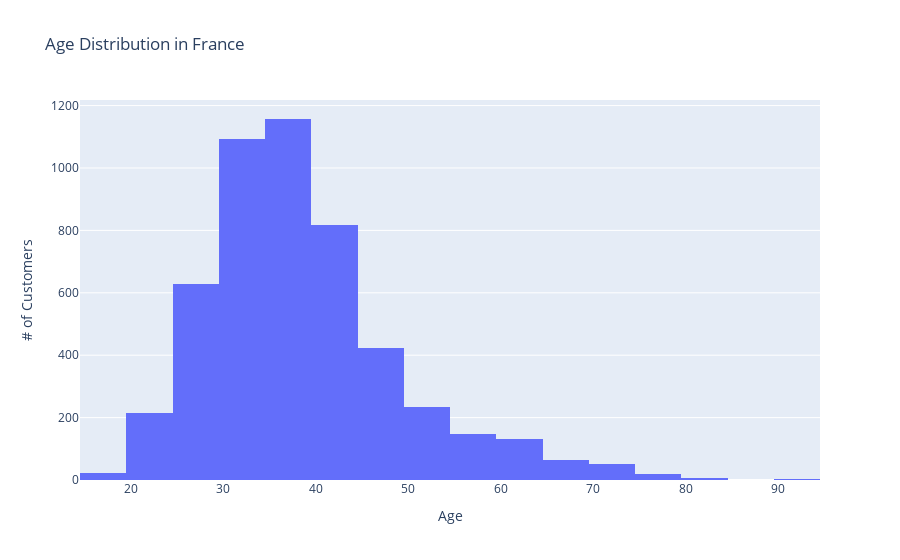
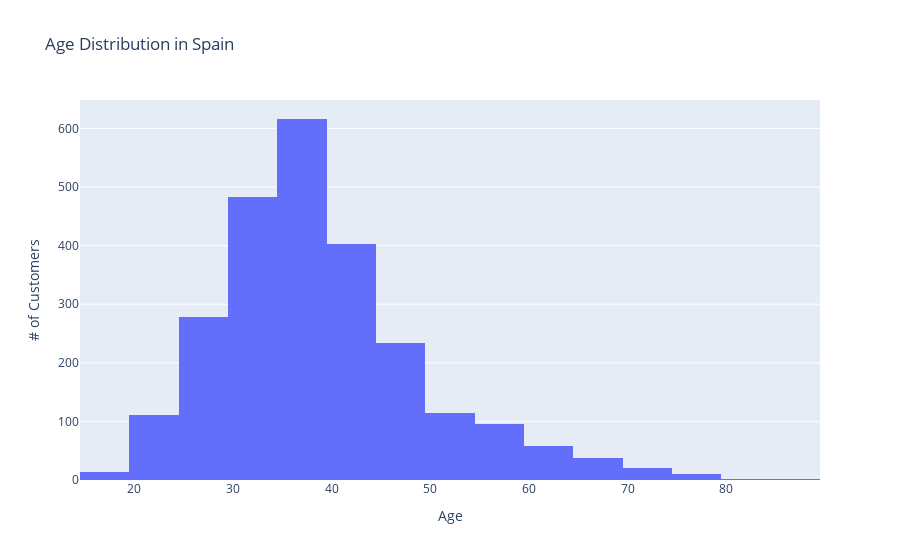
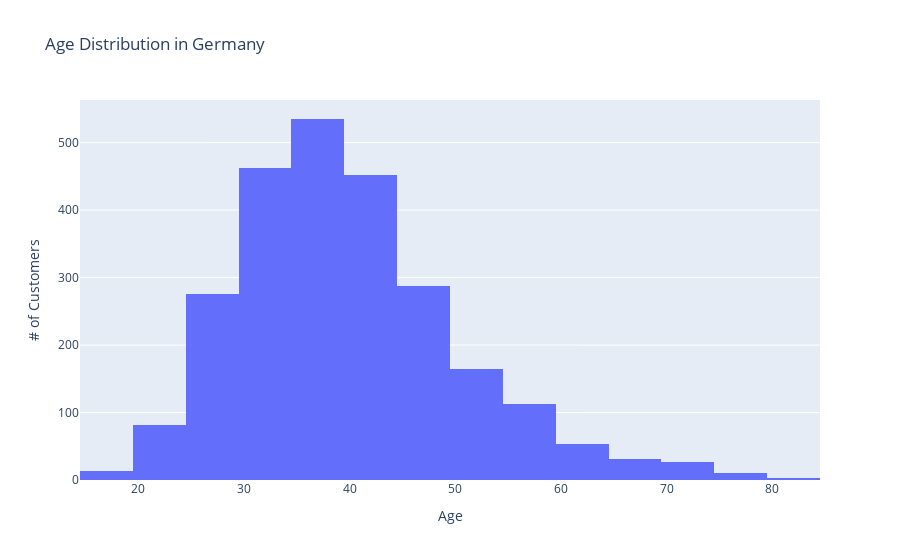
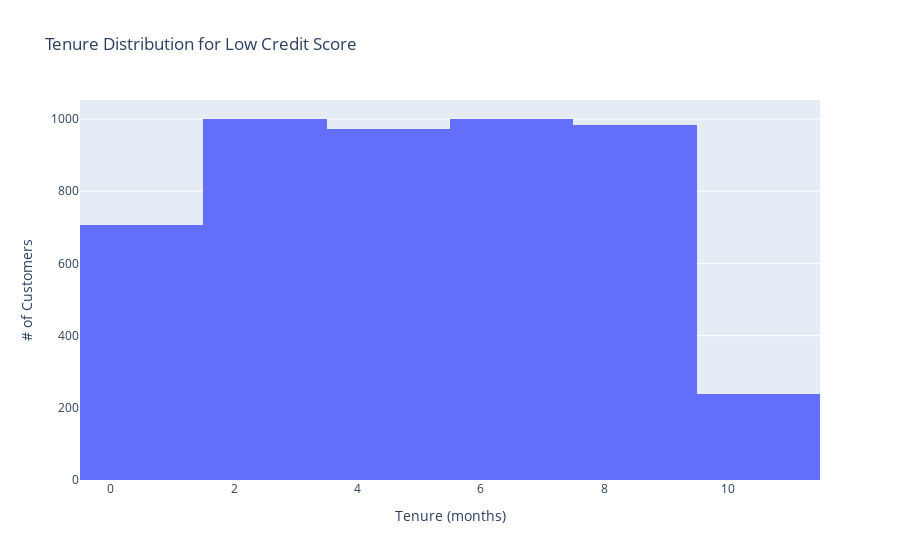

The code cell stored with these charts, in order, in its notebook:
### Code cell
# First Plot: Age Distribution by Geography
for geo in ['France', 'Spain', 'Germany']:
    fig = px.histogram(df[df['Geography'] == geo], x='Age', nbins=20, title=f'Age Distribution in {geo}')
    fig.update_layout(barmode='overlay', xaxis_title='Age', yaxis_title='# of Customers')
    fig.show()

# Second Plot: Tenure Distribution by Credit Score Category
# Categorize 'Credit Score'
bins = [300, 650, 700, 850]  # Adjust these values based on your data
labels = ['Low', 'Medium', 'High']
df['CreditScoreCategory'] = pd.cut(df['CreditScore'], bins=bins, labels=labels, right=False)

for category in labels:
    fig = px.histogram(df[df['CreditScoreCategory'] == category], x='Tenure', nbins=10, title=f'Tenure Distribution for {category} Credit Score')
    fig.update_layout(barmode='overlay', xaxis_title='Tenure (months)', yaxis_title='# of Customers')
    fig.show()

### Figure 1 — Plotly figure (JSON) as saved in the notebook; plotly's stock layout.template omitted (floating-point values rounded to 4 significant figures; data arrays with more than 128 entries replaced by an {"elided": "..."} marker saying what was removed)
{"data": [{"alignmentgroup": "True", "bingroup": "x", "hovertemplate": "Age=%{x}<br>count=%{y}<extra></extra>", "legendgroup": "", "marker": {"color": "#636efa", "pattern": {"shape": ""}}, "name": "", "nbinsx": 20, "offsetgroup": "", "orientation": "v", "showlegend": false, "type": "histogram", "x": {"elided": "5014 int values"}, "xaxis": "x", "yaxis": "y"}], "layout": {"barmode": "overlay", "legend": {"tracegroupgap": 0}, "title": {"text": "Age Distribution in France"}, "xaxis": {"anchor": "y", "domain": [0, 1], "title": {"text": "Age"}}, "yaxis": {"anchor": "x", "domain": [0, 1], "title": {"text": "# of Customers"}}}}

### Figure 2 — Plotly figure (JSON) as saved in the notebook; plotly's stock layout.template omitted (floating-point values rounded to 4 significant figures; data arrays with more than 128 entries replaced by an {"elided": "..."} marker saying what was removed)
{"data": [{"alignmentgroup": "True", "bingroup": "x", "hovertemplate": "Age=%{x}<br>count=%{y}<extra></extra>", "legendgroup": "", "marker": {"color": "#636efa", "pattern": {"shape": ""}}, "name": "", "nbinsx": 20, "offsetgroup": "", "orientation": "v", "showlegend": false, "type": "histogram", "x": {"elided": "2477 int values"}, "xaxis": "x", "yaxis": "y"}], "layout": {"barmode": "overlay", "legend": {"tracegroupgap": 0}, "title": {"text": "Age Distribution in Spain"}, "xaxis": {"anchor": "y", "domain": [0, 1], "title": {"text": "Age"}}, "yaxis": {"anchor": "x", "domain": [0, 1], "title": {"text": "# of Customers"}}}}

### Figure 3 — Plotly figure (JSON) as saved in the notebook; plotly's stock layout.template omitted (floating-point values rounded to 4 significant figures; data arrays with more than 128 entries replaced by an {"elided": "..."} marker saying what was removed)
{"data": [{"alignmentgroup": "True", "bingroup": "x", "hovertemplate": "Age=%{x}<br>count=%{y}<extra></extra>", "legendgroup": "", "marker": {"color": "#636efa", "pattern": {"shape": ""}}, "name": "", "nbinsx": 20, "offsetgroup": "", "orientation": "v", "showlegend": false, "type": "histogram", "x": {"elided": "2509 int values"}, "xaxis": "x", "yaxis": "y"}], "layout": {"barmode": "overlay", "legend": {"tracegroupgap": 0}, "title": {"text": "Age Distribution in Germany"}, "xaxis": {"anchor": "y", "domain": [0, 1], "title": {"text": "Age"}}, "yaxis": {"anchor": "x", "domain": [0, 1], "title": {"text": "# of Customers"}}}}

### Figure 4 — Plotly figure (JSON) as saved in the notebook; plotly's stock layout.template omitted (floating-point values rounded to 4 significant figures; data arrays with more than 128 entries replaced by an {"elided": "..."} marker saying what was removed)
{"data": [{"alignmentgroup": "True", "bingroup": "x", "hovertemplate": "Tenure=%{x}<br>count=%{y}<extra></extra>", "legendgroup": "", "marker": {"color": "#636efa", "pattern": {"shape": ""}}, "name": "", "nbinsx": 10, "offsetgroup": "", "orientation": "v", "showlegend": false, "type": "histogram", "x": {"elided": "4900 int values"}, "xaxis": "x", "yaxis": "y"}], "layout": {"barmode": "overlay", "legend": {"tracegroupgap": 0}, "title": {"text": "Tenure Distribution for Low Credit Score"}, "xaxis": {"anchor": "y", "domain": [0, 1], "title": {"text": "Tenure (months)"}}, "yaxis": {"anchor": "x", "domain": [0, 1], "title": {"text": "# of Customers"}}}}
